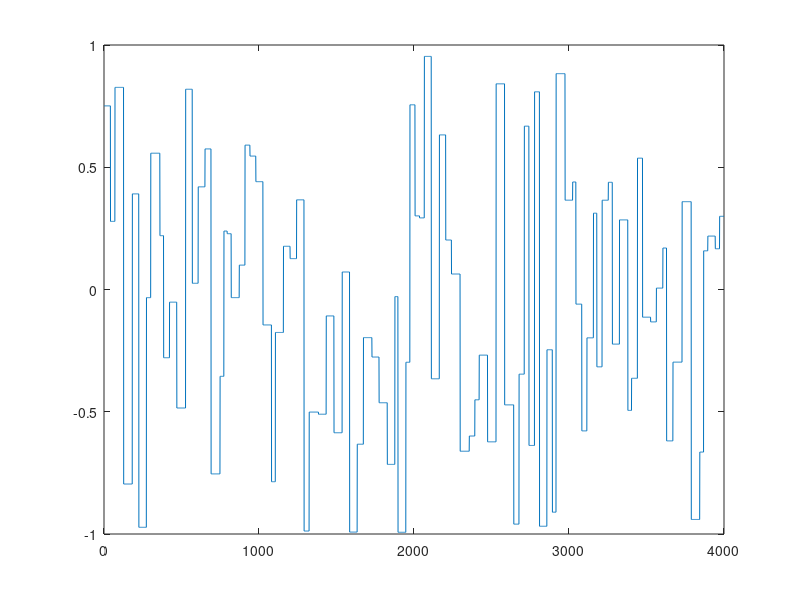

Recreate this plot in MATLAB.
Ts=0.05;   %chu ky lay mau
N=4000;   %so mau du lieu
Umin = -1;
Umax = 1;
PWmin = 20;
PWmax = 60;
k1=1;
k2=1;
uu = zeros(1,N);
while k2 < N
    PW = PWmin + round(rand*(PWmax-PWmin));
    k2 = k1 + PW;
    if k2 > N
        k2 = N;
    end
    uu(k1:k2) = Umin + rand*(Umax-Umin);
    k1 = k2;
end
t = (1:N)*Ts;
plot(uu)
sig = [t;uu];
save SingleTank_Input sig
